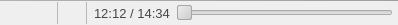
<?xml version="1.0" encoding="UTF-8"?>
<ui version="4.0">
 <class>MediaPlayer</class>
 <widget class="QWidget" name="MediaPlayer">
  <property name="geometry">
   <rect>
    <x>0</x>
    <y>0</y>
    <width>398</width>
    <height>25</height>
   </rect>
  </property>
  <property name="windowTitle">
   <string>Media Player</string>
  </property>
  <property name="styleSheet">
   <string notr="true">QWidget#VideoContainer {
	background-color: black;
}

QPushButton {
	border: 0px;
}

QPushButton:pressed {
	border: 0px;
}

QFrame#controlsFrame {
	border: 0px;
	border-top: 1px solid qlineargradient(spread:pad, x1:0, y1:1, x2:1, y2:1, stop:0.00568182 rgba(178, 178, 178, 255), stop:1 rgba(159, 159, 159, 255));
}

QLabel#timeLabel {
	color: rgb(70, 70, 70);
	font-size: 13px;
	padding-right: 3px;
}

QPushButton#stopButton {
	border-left: 1px solid qlineargradient(spread:pad, x1:0, y1:1, x2:1, y2:1, stop:0.00568182 rgba(198, 198, 198, 255), stop:1 rgba(169, 169, 169, 255));
	border-right: 1px solid qlineargradient(spread:pad, x1:0, y1:1, x2:1, y2:1, stop:0.00568182 rgba(198, 198, 198, 255), stop:1 rgba(169, 169, 169, 255));
}

QSlider::handle:horizontal {
	background: qlineargradient(x1:0, y1:0, x2:1, y2:1, stop:0 #eee, stop:1 #ccc);
	border: 1px solid rgb(166, 166, 166);
	width: 13px;
	margin-top: -2px;
	margin-bottom: -2px;
	border-radius: 2px;
}

QSlider::handle:horizontal:hover {
	background: qlineargradient(x1:0, y1:0, x2:1, y2:1,stop:0 #fff, stop:1 #ddd);
	border: 1px solid #444;
	border-radius: 2px;
}

QSlider::handle:horizontal:disabled {
	background: #eee;
	border: 1px solid #aaa;
	border-radius: 2px;
}

QPushButton#playButton { background-image: url(:/images/start.png); background-position: center center; }
QPushButton#playButton:hover { background-image: url(:/images/start-hover.png); }
QPushButton#playButton:pressed {  background-image: url(:/images/start-pressed.png); }

QPushButton#pauseButton { background-image: url(:/images/pause.png); background-position: center center; }
QPushButton#pauseButton:hover { background-image: url(:/images/pause-hover.png); }
QPushButton#pauseButton:pressed {  background-image: url(:/images/pause-pressed.png); }

QPushButton#stopButton { background-image: url(:/images/stop.png); background-position: center center; }
QPushButton#stopButton:hover { background-image: url(:/images/stop-hover.png); }
QPushButton#stopButton:pressed {  background-image: url(:/images/stop-pressed.png); }</string>
  </property>
  <layout class="QVBoxLayout" name="verticalLayout">
   <property name="spacing">
    <number>0</number>
   </property>
   <property name="margin">
    <number>0</number>
   </property>
   <item>
    <widget class="QFrame" name="controlsFrame">
     <property name="frameShape">
      <enum>QFrame::NoFrame</enum>
     </property>
     <property name="frameShadow">
      <enum>QFrame::Plain</enum>
     </property>
     <property name="lineWidth">
      <number>0</number>
     </property>
     <layout class="QVBoxLayout" name="verticalLayout_2">
      <property name="spacing">
       <number>0</number>
      </property>
      <property name="leftMargin">
       <number>5</number>
      </property>
      <property name="topMargin">
       <number>0</number>
      </property>
      <property name="rightMargin">
       <number>5</number>
      </property>
      <property name="bottomMargin">
       <number>0</number>
      </property>
      <item>
       <layout class="QHBoxLayout" name="horizontalLayout">
        <property name="spacing">
         <number>4</number>
        </property>
        <item>
         <widget class="QPushButton" name="playButton">
          <property name="sizePolicy">
           <sizepolicy hsizetype="Fixed" vsizetype="Fixed">
            <horstretch>0</horstretch>
            <verstretch>0</verstretch>
           </sizepolicy>
          </property>
          <property name="minimumSize">
           <size>
            <width>22</width>
            <height>22</height>
           </size>
          </property>
          <property name="maximumSize">
           <size>
            <width>22</width>
            <height>22</height>
           </size>
          </property>
          <property name="text">
           <string/>
          </property>
          <property name="iconSize">
           <size>
            <width>22</width>
            <height>22</height>
           </size>
          </property>
          <property name="flat">
           <bool>true</bool>
          </property>
         </widget>
        </item>
        <item>
         <widget class="QPushButton" name="pauseButton">
          <property name="sizePolicy">
           <sizepolicy hsizetype="Fixed" vsizetype="Fixed">
            <horstretch>0</horstretch>
            <verstretch>0</verstretch>
           </sizepolicy>
          </property>
          <property name="minimumSize">
           <size>
            <width>22</width>
            <height>22</height>
           </size>
          </property>
          <property name="maximumSize">
           <size>
            <width>22</width>
            <height>22</height>
           </size>
          </property>
          <property name="text">
           <string/>
          </property>
          <property name="iconSize">
           <size>
            <width>22</width>
            <height>22</height>
           </size>
          </property>
          <property name="flat">
           <bool>true</bool>
          </property>
         </widget>
        </item>
        <item>
         <widget class="QPushButton" name="stopButton">
          <property name="sizePolicy">
           <sizepolicy hsizetype="Fixed" vsizetype="Fixed">
            <horstretch>0</horstretch>
            <verstretch>0</verstretch>
           </sizepolicy>
          </property>
          <property name="minimumSize">
           <size>
            <width>30</width>
            <height>22</height>
           </size>
          </property>
          <property name="maximumSize">
           <size>
            <width>30</width>
            <height>22</height>
           </size>
          </property>
          <property name="text">
           <string/>
          </property>
          <property name="iconSize">
           <size>
            <width>22</width>
            <height>22</height>
           </size>
          </property>
          <property name="flat">
           <bool>true</bool>
          </property>
         </widget>
        </item>
        <item>
         <widget class="QLabel" name="timeLabel">
          <property name="text">
           <string>12:12 / 14:34</string>
          </property>
          <property name="indent">
           <number>3</number>
          </property>
         </widget>
        </item>
        <item>
         <widget class="QSlider" name="timeSlider">
          <property name="minimumSize">
           <size>
            <width>0</width>
            <height>16</height>
           </size>
          </property>
          <property name="maximumSize">
           <size>
            <width>16777215</width>
            <height>16</height>
           </size>
          </property>
          <property name="orientation">
           <enum>Qt::Horizontal</enum>
          </property>
         </widget>
        </item>
       </layout>
      </item>
     </layout>
    </widget>
   </item>
  </layout>
 </widget>
 <resources>
  <include location="rocketmediaplayer-resources.qrc"/>
 </resources>
 <connections/>
</ui>
